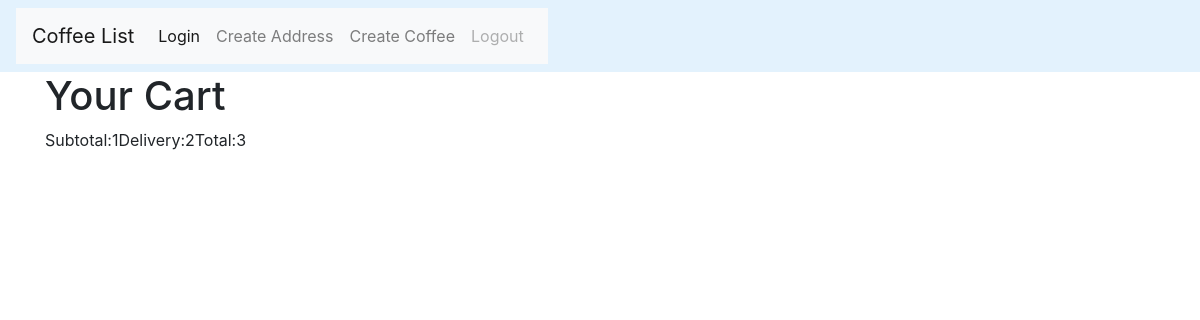
Page /cart/mycart/ (signed in) on the earlier database version.
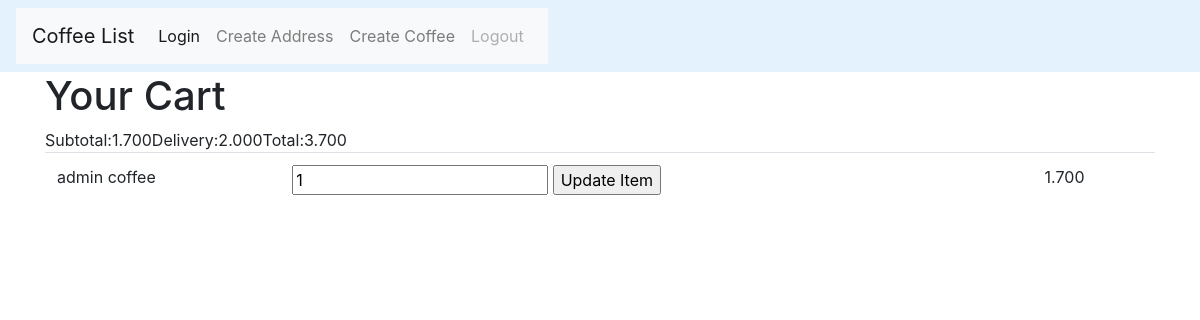
Same page on the later database version.
### cart/models.py (models this page shows, shortened)
class CartItem(models.Model):
	cart = models.ForeignKey('Cart')
	item = models.ForeignKey(Coffee)
	quantity = models.PositiveIntegerField(default=1)
	line_item_total = models.DecimalField(max_digits=5, decimal_places=3)

### coffee/models.py (models this page shows, shortened)
class Coffee(models.Model):
	user=models.ForeignKey(User)
	name=models.CharField(max_length=50)
	powder=models.ManyToManyField(Powder)
	syrup=models.ManyToManyField(Syrup)
	roast=models.ForeignKey(Roast)
	beans=models.ForeignKey(Beans, null=True)
	milk=models.FloatField()
	water=models.FloatField()
	foam=models.BooleanField()
	shots=models.PositiveIntegerField(default=1)
	extra_instruction=models.TextField(null=True)
	price=models.DecimalField(max_digits=5, decimal_places=3, null=True)

### cart/views.py (the view, shortened to what this page needs)
def mycart(request):
	cart, created = Cart.objects.get_or_create(user=request.user)
	item_id = request.GET.get('item')
	qty = request.GET.get('qty', 1)
	return render(request, 'cart.html', {'cart':cart})

### cart/models.py (called while the page is built)
def delivery_and_total(sender, instance, *args, **kargs):
	subtotal = Decimal(instance.subtotal)
	delivery_total = Decimal(2.000)
	total = subtotal + delivery_total
	instance.delivery_total = Decimal(delivery_total)
	instance.total = Decimal(total)

### cart/templates/cart.html (shortened to what this page needs)
{% extends "base.html" %}
{% block content %}
	<div class="row">
		<div class="col-sm-12">
			<h1>Your Cart</h1>
			<table class="table">
					{% for item in cart.cartitem_set.all  %}
						<tr>
							<td>{{item.item.name}}</td>
							<td>
								<form action="{% url 'cart:mycart' %}" method="GET">
									<input type="number" name="qty" value="{{item.quantity}}">
									<input type="submit" name="btn btn-warning" value="Update Item">
								</form>
							</td>
							<td>{{item.line_item_total}}</td>
						</tr>
					{% endfor %}
			</table>
		</div>
	</div>
{% endblock content %}

### coffee/templates/base.html (shortened to what this page needs)
<!DOCTYPE html>
{% load static %}
<html lang="en">
<head>
	<link rel="stylesheet" href="https://maxcdn.bootstrapcdn.com/bootstrap/4.0.0-beta/css/bootstrap.min.css">
</head>
<body>
	{% include "navbar.html" %}
	<div class="container">
	{% block content %}
	{% endblock content %}
	</div>
</body>
</html>

### coffee/templates/navbar.html (shortened to what this page needs)
<nav class="navbar navbar-light" style="background-color: #e3f2fd;">
<nav class="navbar navbar-expand-lg navbar-light bg-light">
  <a class="navbar-brand" href="{% url 'coffee:userCoffeeList' %}">Coffee List</a>
  <div class="collapse navbar-collapse" id="navbarNav">
    <ul class="navbar-nav">
      <li class="nav-item active">
        <a class="nav-link" href="{% url 'coffee:login' %}">Login <span class="sr-only">(current)</span></a>
      </li>
      <li class="nav-item">
        <a class="nav-link" href="{% url 'coffee:createAddress' %}">Create Address</a>
      </li>
      <li class="nav-item">
        <a class="nav-link" href="{% url 'coffee:createCoffee' %}">Create Coffee</a>
      </li>
      <li class="nav-item">
        <a class="nav-link disabled" href="{% url 'coffee:logout' %}">Logout</a>
      </li>
    </ul>
  </div>
</nav>
</nav>

Differences in the rows shown:
added CartItem: item.name "admin coffee", qty "1", line_item_total "1.700"
Other differences:
text written by a page script: "Subtotal:1Delivery:2Total:3" → "Subtotal:1.700Delivery:2.000Total:3.700"
